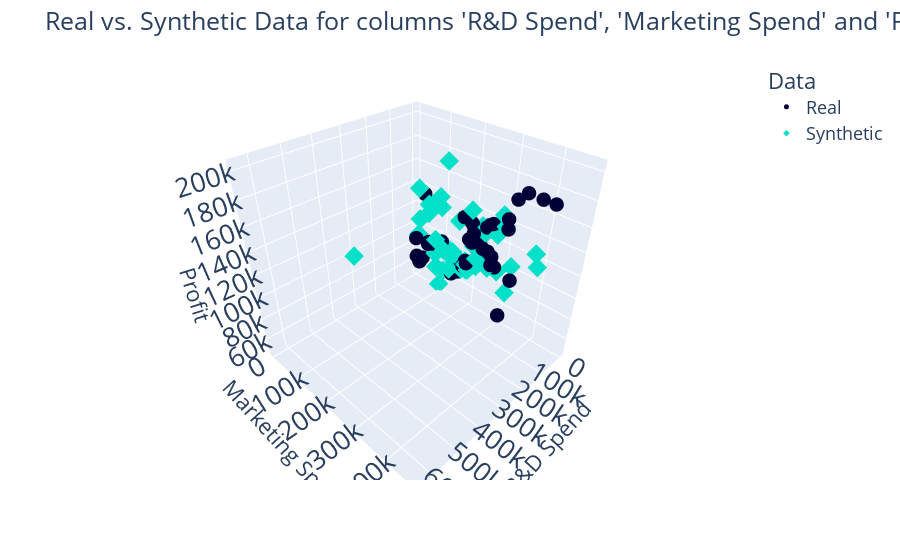

The notebook cell saved with this chart:
### Code cell
import numpy as np
from copulas.multivariate import GaussianMultivariate
from copulas.univariate import GaussianUnivariate

cols = ['R&D Spend', 'Marketing Spend', 'Profit']

# 1) Trabajamos en el espacio donde todas son normales:
df_z = df[cols].copy()
df_z['R&D Spend'] = np.log(df_z['R&D Spend'])   # ahora R&D es ~Normal
df_z['Profit'] = np.log(df_z['Profit'])   # ahora Profit es ~Normal


# 2) Ajusta cópula gaussiana con marginales gaussianas
model = GaussianMultivariate(distribution=GaussianUnivariate)
model.fit(df_z)

# 3) Muestra y retransforma solo R&D
sampled_z = model.sample(50)
sampled = sampled_z.copy()
sampled['R&D Spend'] = np.exp(sampled_z['R&D Spend'])  # vuelve a escala original (lognormal)
sampled['Profit'] = np.exp(sampled_z['Profit'])  # vuelve a escala original (lognormal)

# 4) Compara
compare_3d(df[cols], sampled)
